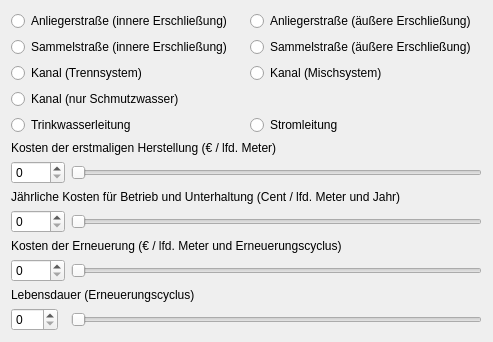
          <widget class="QWidget" name="scrollAreaWidgetContents_3">
           <property name="geometry">
            <rect>
             <x>0</x>
             <y>0</y>
             <width>440</width>
             <height>320</height>
            </rect>
           </property>
           <layout class="QGridLayout" name="gridLayout_17">
            <item row="6" column="0">
             <widget class="QRadioButton" name="radioButton_10">
              <property name="text">
               <string>Kanal (nur Schmutzwasser)</string>
              </property>
             </widget>
            </item>
            <item row="2" column="0">
             <widget class="QRadioButton" name="radioButton_3">
              <property name="text">
               <string>Anliegerstraße (innere Erschließung)</string>
              </property>
             </widget>
            </item>
            <item row="2" column="4">
             <spacer name="horizontalSpacer_9">
              <property name="orientation">
               <enum>Qt::Horizontal</enum>
              </property>
              <property name="sizeHint" stdset="0">
               <size>
                <width>40</width>
                <height>20</height>
               </size>
              </property>
             </spacer>
            </item>
            <item row="2" column="3">
             <widget class="QRadioButton" name="radioButton_4">
              <property name="text">
               <string>Anliegerstraße (äußere Erschließung)</string>
              </property>
             </widget>
            </item>
            <item row="3" column="0">
             <widget class="QRadioButton" name="radioButton_7">
              <property name="text">
               <string>Sammelstraße (innere Erschließung)</string>
              </property>
             </widget>
            </item>
            <item row="7" column="3">
             <widget class="QRadioButton" name="radioButton_11">
              <property name="text">
               <string>Stromleitung</string>
              </property>
             </widget>
            </item>
            <item row="3" column="3">
             <widget class="QRadioButton" name="radioButton_8">
              <property name="text">
               <string>Sammelstraße (äußere Erschließung)</string>
              </property>
             </widget>
            </item>
            <item row="5" column="3">
             <widget class="QRadioButton" name="radioButton_5">
              <property name="text">
               <string>Kanal (Mischsystem)</string>
              </property>
             </widget>
            </item>
            <item row="7" column="0">
             <widget class="QRadioButton" name="radioButton_6">
              <property name="sizePolicy">
               <sizepolicy hsizetype="Minimum" vsizetype="Fixed">
                <horstretch>0</horstretch>
                <verstretch>0</verstretch>
               </sizepolicy>
              </property>
              <property name="text">
               <string>Trinkwasserleitung</string>
              </property>
             </widget>
            </item>
            <item row="5" column="0">
             <widget class="QRadioButton" name="radioButton_9">
              <property name="text">
               <string>Kanal (Trennsystem)</string>
              </property>
             </widget>
            </item>
            <item row="8" column="0" colspan="5">
             <layout class="QGridLayout" name="gridLayout_18">
              <item row="3" column="0">
               <widget class="QSpinBox" name="spinBox_27">
                <property name="sizePolicy">
                 <sizepolicy hsizetype="Fixed" vsizetype="Fixed">
                  <horstretch>0</horstretch>
                  <verstretch>0</verstretch>
                 </sizepolicy>
                </property>
                <property name="maximum">
                 <number>2000</number>
                </property>
               </widget>
              </item>
              <item row="5" column="0">
               <widget class="QSpinBox" name="spinBox_28">
                <property name="sizePolicy">
                 <sizepolicy hsizetype="Fixed" vsizetype="Fixed">
                  <horstretch>0</horstretch>
                  <verstretch>0</verstretch>
                 </sizepolicy>
                </property>
                <property name="maximum">
                 <number>2000</number>
                </property>
               </widget>
              </item>
              <item row="7" column="1">
               <widget class="QSlider" name="horizontalSlider_19">
                <property name="orientation">
                 <enum>Qt::Horizontal</enum>
                </property>
               </widget>
              </item>
              <item row="5" column="1">
               <widget class="QSlider" name="horizontalSlider_18">
                <property name="orientation">
                 <enum>Qt::Horizontal</enum>
                </property>
               </widget>
              </item>
              <item row="7" column="0">
               <widget class="QSpinBox" name="spinBox_29">
                <property name="sizePolicy">
                 <sizepolicy hsizetype="Fixed" vsizetype="Fixed">
                  <horstretch>0</horstretch>
                  <verstretch>0</verstretch>
                 </sizepolicy>
                </property>
                <property name="maximum">
                 <number>100</number>
                </property>
               </widget>
              </item>
              <item row="1" column="0">
               <widget class="QSpinBox" name="spinBox_26">
                <property name="sizePolicy">
                 <sizepolicy hsizetype="Fixed" vsizetype="Fixed">
                  <horstretch>0</horstretch>
                  <verstretch>0</verstretch>
                 </sizepolicy>
                </property>
                <property name="maximum">
                 <number>2000</number>
                </property>
               </widget>
              </item>
              <item row="1" column="1">
               <widget class="QSlider" name="horizontalSlider_16">
                <property name="orientation">
                 <enum>Qt::Horizontal</enum>
                </property>
               </widget>
              </item>
              <item row="3" column="1">
               <widget class="QSlider" name="horizontalSlider_17">
                <property name="orientation">
                 <enum>Qt::Horizontal</enum>
                </property>
               </widget>
              </item>
              <item row="0" column="0" colspan="2">
               <widget class="QLabel" name="label_54">
                <property name="text">
                 <string>Kosten der erstmaligen Herstellung (€ / lfd. Meter)</string>
                </property>
               </widget>
              </item>
              <item row="2" column="0" colspan="2">
               <widget class="QLabel" name="label_55">
                <property name="text">
                 <string>Jährliche Kosten für Betrieb und Unterhaltung (Cent / lfd. Meter und Jahr)</string>
                </property>
               </widget>
              </item>
              <item row="4" column="0" colspan="2">
               <widget class="QLabel" name="label_56">
                <property name="text">
                 <string>Kosten der Erneuerung (€ / lfd. Meter und Erneuerungscyclus)</string>
                </property>
               </widget>
              </item>
              <item row="6" column="0" colspan="2">
               <widget class="QLabel" name="label_57">
                <property name="text">
                 <string>Lebensdauer (Erneuerungscyclus)</string>
                </property>
               </widget>
              </item>
             </layout>
            </item>
           </layout>
          </widget>
